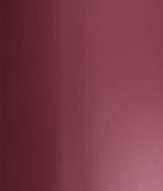
#> input picture python-computer vision/10.jpg, 163 x 191 px
$ jupyter execute ColorVision.ipynb   (shell and % lines are left out)
#> lines starting #> are read from the running program, lines starting #| are printed output that depends on the picture
[cell 1]
from sklearn.cluster import KMeans
import matplotlib.pyplot as plt
import numpy as np
import cv2
from collections import Counter
from skimage.color import rgb2lab, deltaE_cie76
import os

[cell 2]
image = cv2.imread('10.jpg')
#> image is the input picture: shape (191, 163, 3); mean B, G, R 72.7, 58.2, 122.5
print("The type of this input is {}".format(type(image)))
#| The type of this input is <class 'numpy.ndarray'>
print("Shape: {}".format(image.shape))
#| Shape: (191, 163, 3)
plt.imshow(image)

## Output
# The type of this input is <class 'numpy.ndarray'>
# Shape: (3456, 4608, 3)

[cell 3]
image = cv2.cvtColor(image, cv2.COLOR_BGR2RGB)
plt.imshow(image)

[cell 4]
gray_image = cv2.cvtColor(image, cv2.COLOR_BGR2GRAY)
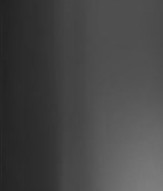
#> gray_image: shape (191, 163); min 34, max 126, mean 69.8
plt.imshow(gray_image, cmap='gray')

[cell 5]
resized_image = cv2.resize(image, (1200, 600))
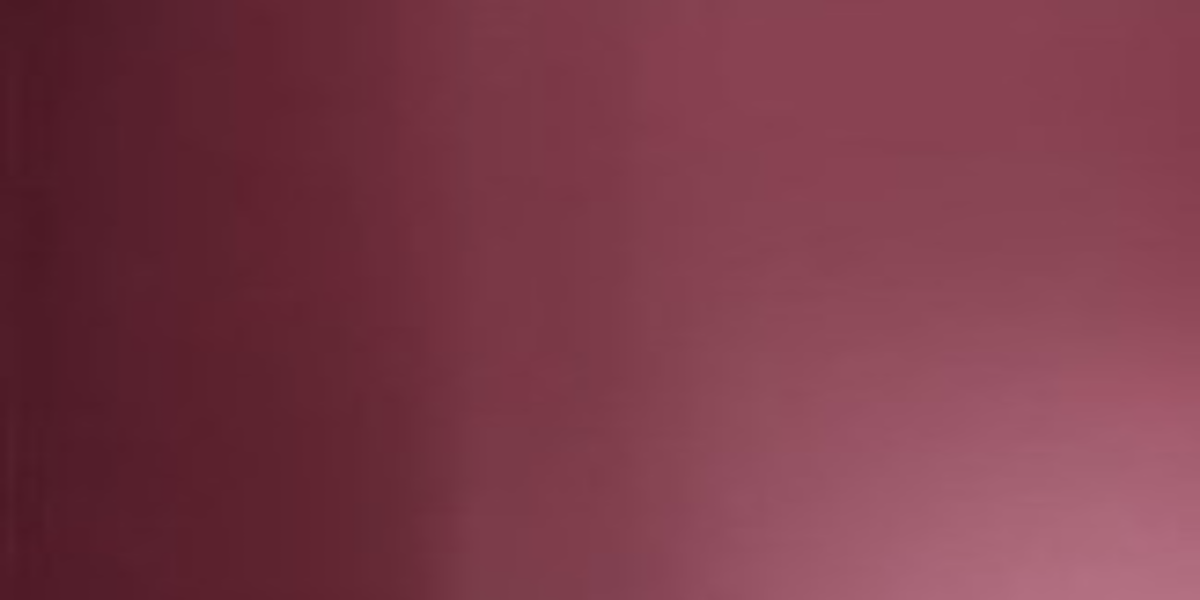
#> resized_image: shape (600, 1200, 3); mean R, G, B 122.5, 58.1, 72.6
plt.imshow(resized_image)

[cell 6]
def RGB2HEX(color):
    return "#{:02x}{:02x}{:02x}".format(int(color[0]), int(color[1]), int(color[2]))

[cell 7]
def get_image(image_path):
    image = cv2.imread(image_path)
    image = cv2.cvtColor(image, cv2.COLOR_BGR2RGB)
    return image

[cell 8]
modified_image = cv2.resize(image, (600, 400), interpolation = cv2.INTER_AREA)
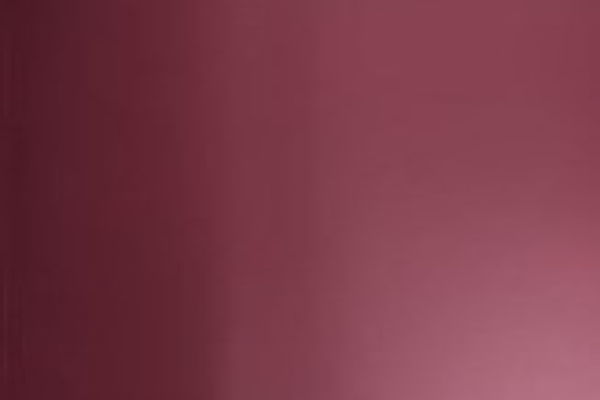
#> modified_image: shape (400, 600, 3); mean R, G, B 122.5, 58.2, 72.7
modified_image = modified_image.reshape(modified_image.shape[0]*modified_image.shape[1], 3)

[cell 9]
# n_clusters = number_of_colors
clf = KMeans(n_clusters =  3)
labels = clf.fit_predict(modified_image)

[cell 10]
counts = Counter(labels)
#> counts = {1: 85738, 0: 115273, 2: 38989}
show_chart = True #
center_colors = clf.cluster_centers_
# We get ordered colors by iterating through the keys
ordered_colors = [center_colors[i] for i in counts.keys()]
#> ordered_colors = [[93, 35, 47.7], [132, 64.12, 79.06], [159.5, 91.42, 108.6]]
hex_colors = [RGB2HEX(ordered_colors[i]) for i in counts.keys()]
#> hex_colors = ['#83404f', '#5c222f', '#9f5b6c']
rgb_colors = [ordered_colors[i] for i in counts.keys()]
#> rgb_colors = [[132, 64.12, 79.06], [93, 35, 47.7], [159.5, 91.42, 108.6]]

if (show_chart):
    plt.figure(figsize = (8, 6))
    plt.pie(counts.values(), labels = hex_colors, colors = hex_colors)
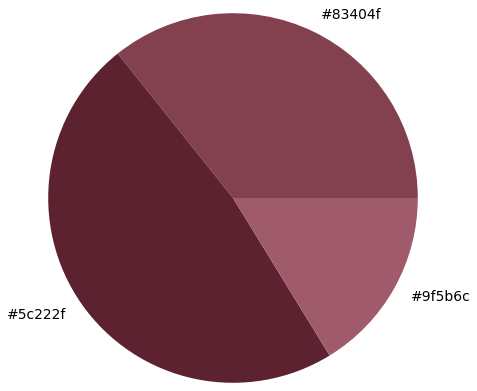
#> figure drawn by matplotlib, 1 panel

$ run again, with python-computer vision/8.jpg copied over python-computer vision/10.jpg
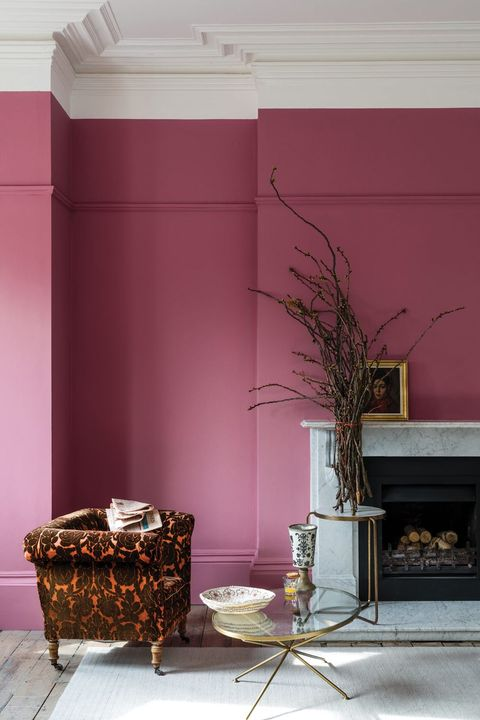
#> input picture python-computer vision/8.jpg, 480 x 720 px
#> image is the input picture: shape (720, 480, 3); mean B, G, R 109.5, 103.3, 138.6
#| The type of this input is <class 'numpy.ndarray'>
#| Shape: (720, 480, 3)
#> `modified_image = cv2.resize(image, (600, 400), interpolation = cv2.INT..`:
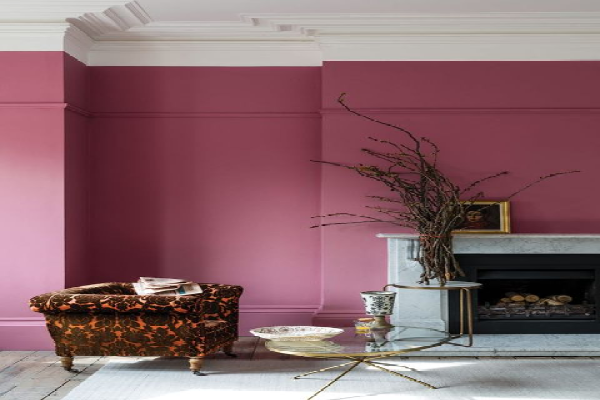
#> modified_image: shape (400, 600, 3); mean R, G, B 138.6, 103.3, 109.4
#> counts = {2: 90315, 0: 97654, 1: 52031}
#> ordered_colors = [[189.3, 175.4, 178.8], [132.3, 74.93, 86.11], [62.56, 31.66, 33.11]]
#> hex_colors = ['#3e1f21', '#bdafb2', '#844a56']
#> rgb_colors = [[62.56, 31.66, 33.11], [189.3, 175.4, 178.8], [132.3, 74.93, 86.11]]
#> `[cell 10] counts = Counter(labels) show_chart = True`:
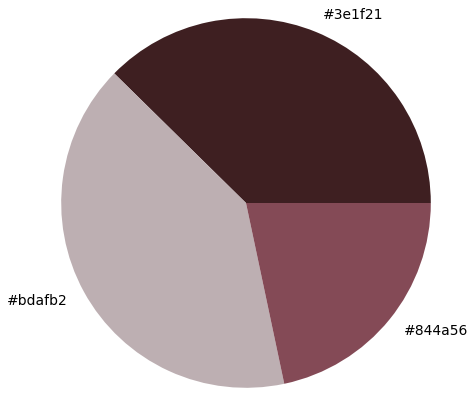
#> figure drawn by matplotlib, 1 panel

$ run again, with python-computer vision/sample_image.jpg copied over python-computer vision/10.jpg
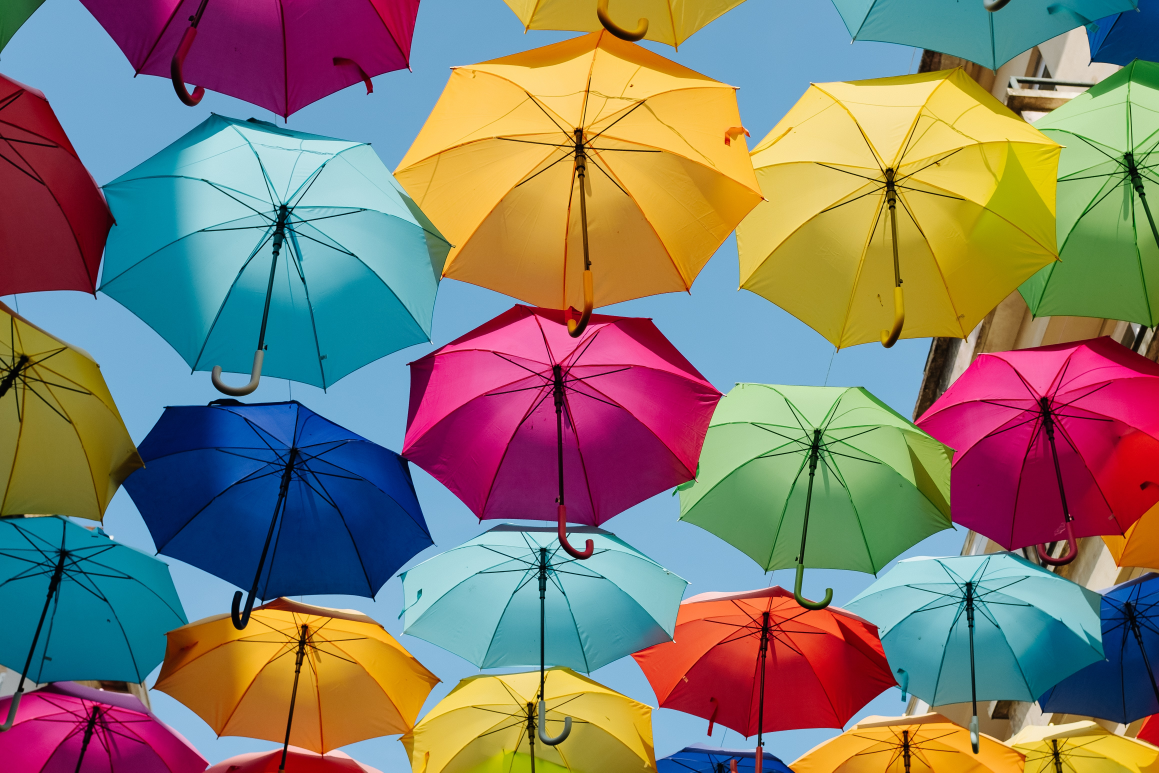
#> input picture python-computer vision/sample_image.jpg, 4636 x 3091 px (shown at 1/4 size)
#> image is the input picture: shape (3091, 4636, 3); mean B, G, R 110.6, 122.8, 132
#| The type of this input is <class 'numpy.ndarray'>
#| Shape: (3091, 4636, 3)
#> `resized_image = cv2.resize(image, (1200, 600))`:
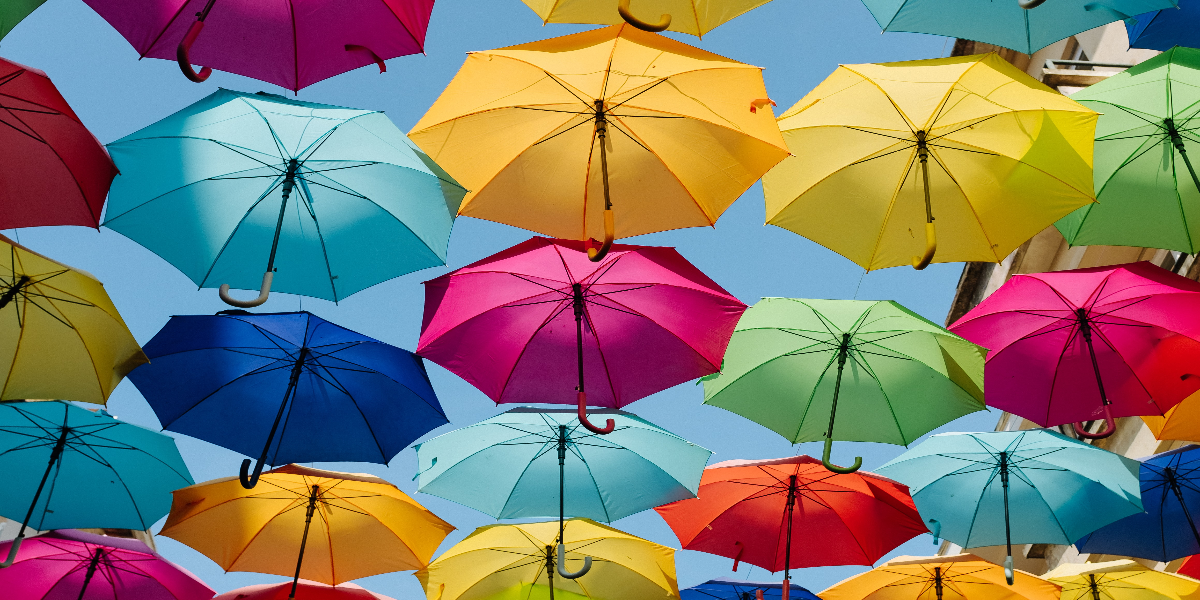
#> resized_image: shape (600, 1200, 3); mean R, G, B 131.9, 122.7, 110.5
#> counts = {0: 76345, 1: 90345, 2: 73310}
#> ordered_colors = [[87.77, 40.78, 67.35], [107.3, 170.6, 185.8], [208.3, 148.7, 62.5]]
#> hex_colors = ['#572843', '#6baab9', '#d0943e']
#> rgb_colors has the same summary as ordered_colors
#> `[cell 10] counts = Counter(labels) show_chart = True`:
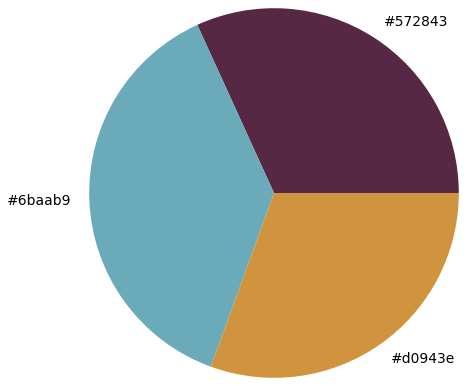
#> figure drawn by matplotlib, 1 panel
